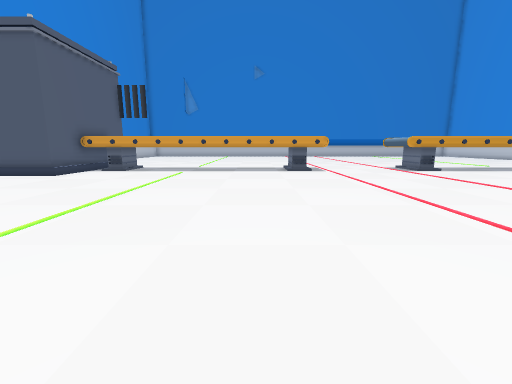
[1] (above)

24 first-person views from a walk through a 3-D level made in the Unity game engine. The camera is 1.2 m above the floor, tilts 10° down and sees 90° across. The floor is counted in squares, 1 m on a side. Each view is taken from the middle of a square. On the plan, view 1 faces up. The plan holds only what a view shows up to about 12 squares ahead; the rest is blank. The place goes on beyond the plan. The player character is not drawn.

[2]
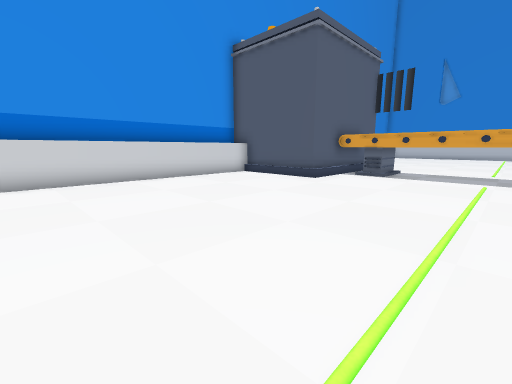

[3]
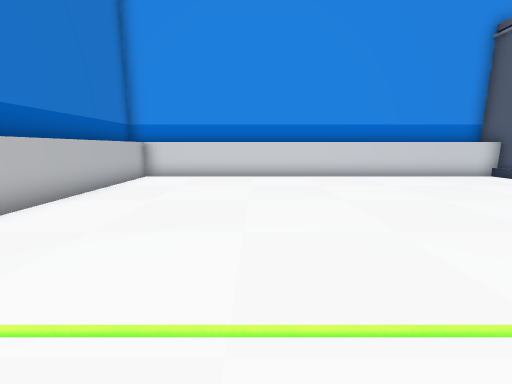

[4]
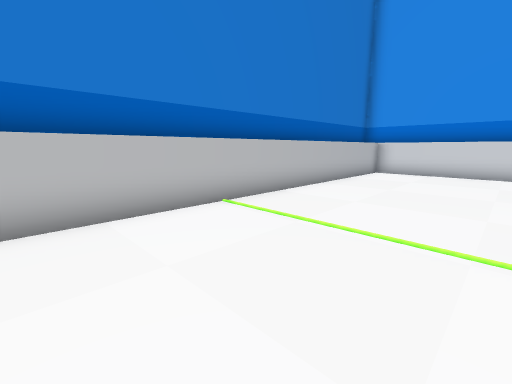

[5]
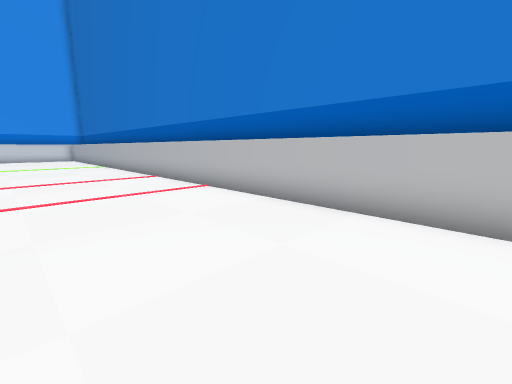

[6]
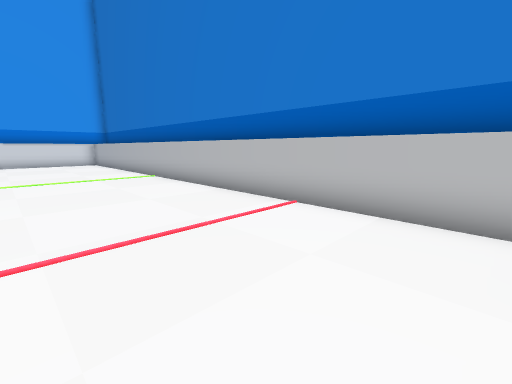

[7]
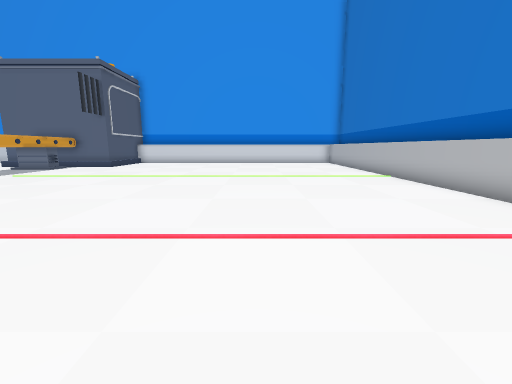

[8]
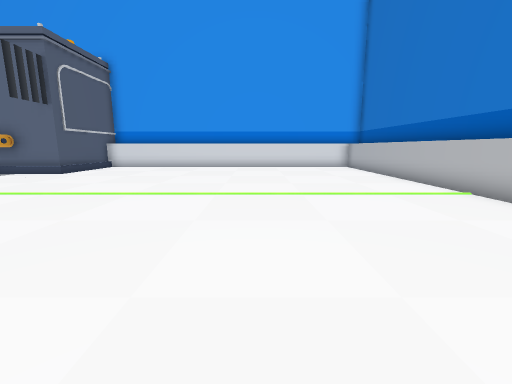

[9]
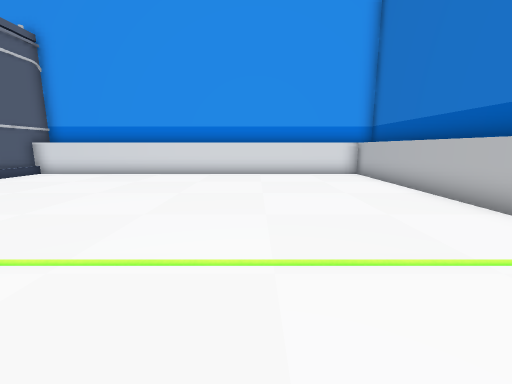

[10]
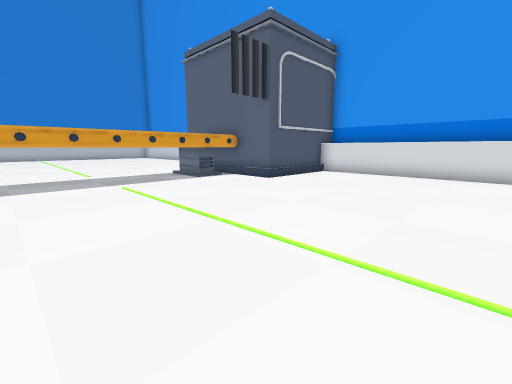

[11]
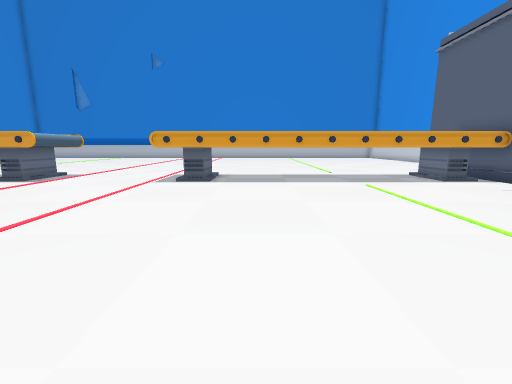

[12]
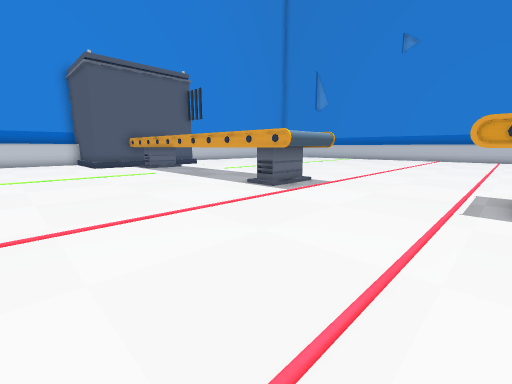

[13]
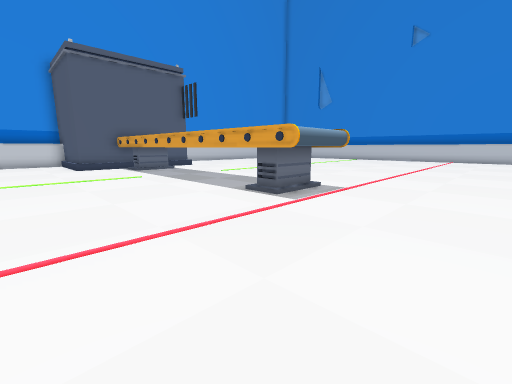

[14]
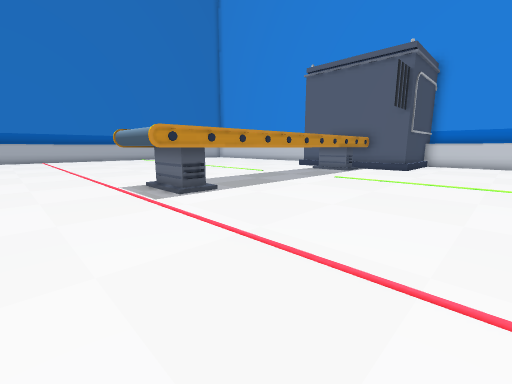

[15]
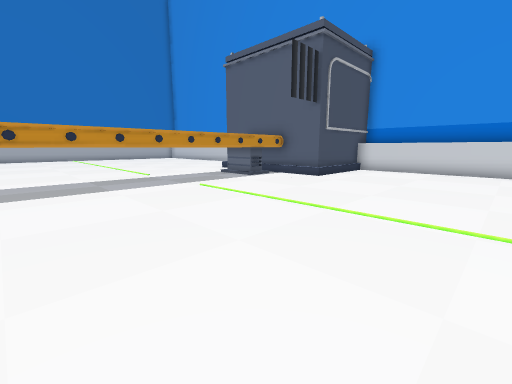

[16]
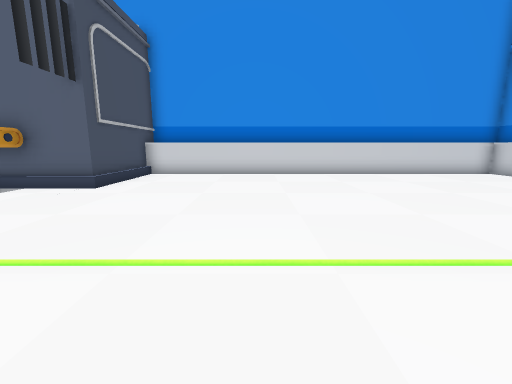

[17]
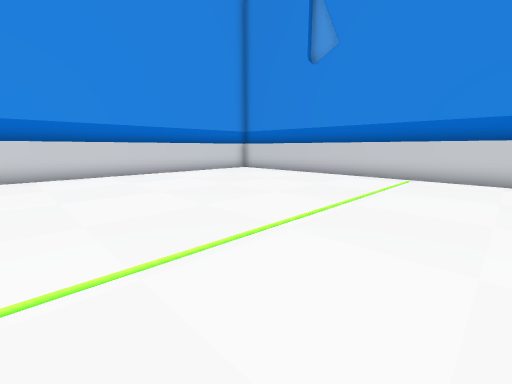

[18]
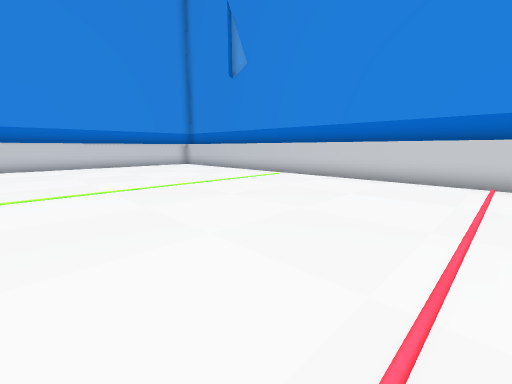

[19]
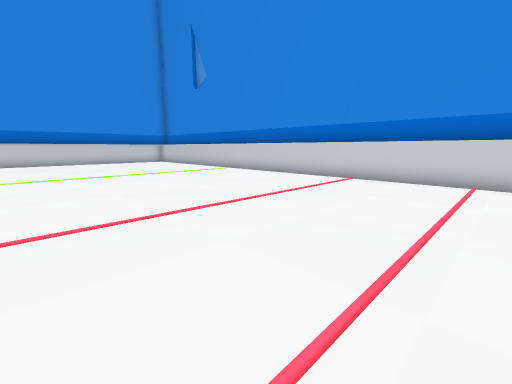

[20]
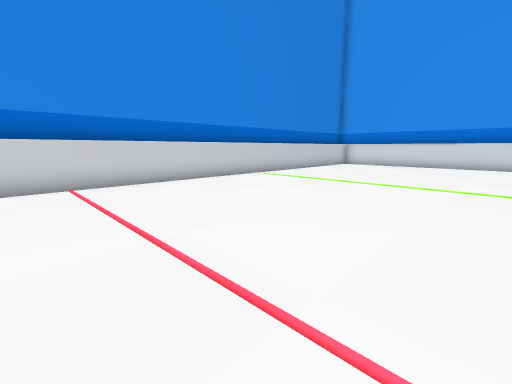

[21]
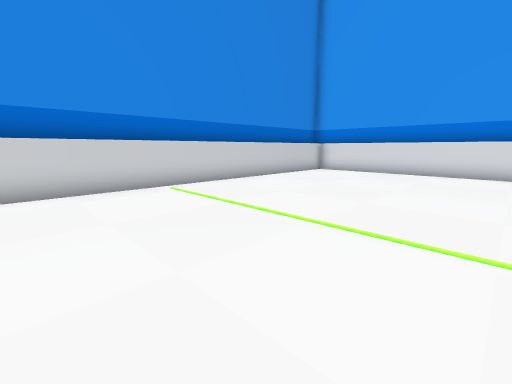

[22]
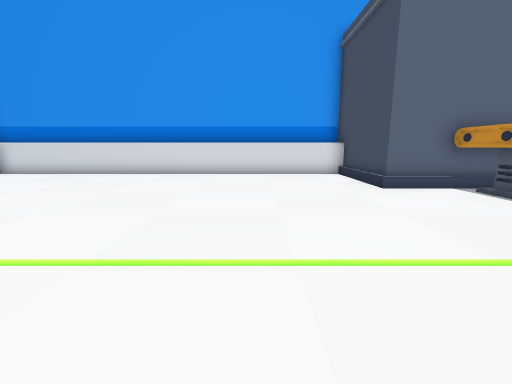

[23]
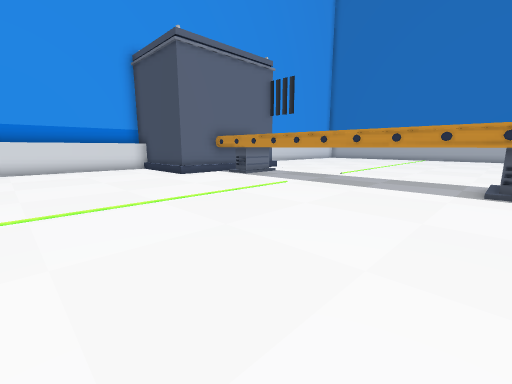

[24]
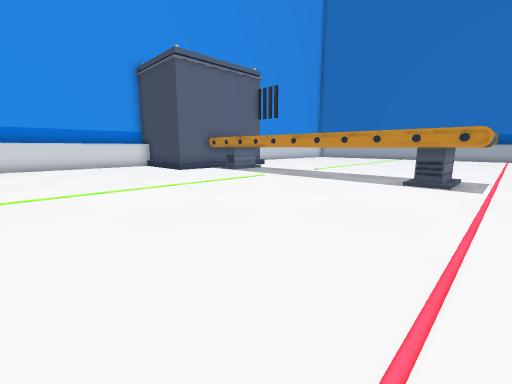

### Floor plan
Key: @ floor where view 1 was taken; # wall or solid block; . floor; ^ raised ledge.
Columns run from 14 left of view 1 to 25 right of it. Each row starts with its distance up from view 1.
 34  #     ############################
 33  ^^   ^^^^^^^^^^^^^^^^^^^^^^^^^^^^^^
 32  ^..  .............................. .^
 31  ^....................................^
 30  ^....................................^
 29  ^....................................^#
 28  ^....................................^#
 27 #^....................................^#
 26 #^....................................^#
 25 #^....................................^#
 24 #^....................................^#
 23 #^....................................^#
 22 #^..............  ....................^#
 21 #^....................................^#
 20 #^....................................^
 19  ^....................................^
 18  ^....................................^
 17  #####............................####^
 16      #............................#
 15      #^^^^^^^^^^^^....^^^^^^^^^^^^#
 14      # ^         ^....^^        ^ #
 13      #^^^^^^^^^^^^....^^^^^^^^^^^^#
 12      #............................#
 11 #^####............................#####
 10 #^....................................^
  9 #^....................................^#
  8 #^....................................^#
  7 #^....................................^#
  6 #^....................................^#
  5 #^....................................^#
  4 #^....................................^#
  3 #^....................................^
  2 #^....................................^
  1 #^....................................^
  0 #^............@.......................^
 -1 #^....................................^
 -2 #^....................................^
 -3 #^....................................^
 -4 #^^^^^^^^^^^^^^^^^^^^^^^^^^^^^^^^^^^^^^
 -5 #######################################

Positions as (right, up) in squares from view 1, and headings:
1: (0, 0), facing up
2: (-3, 2), facing up-left
3: (-2, 1), facing left
4: (0, 1), facing down-left
5: (-3, 1), facing down-right
6: (4, 1), facing down-right
7: (4, 2), facing right
8: (8, 2), facing right
9: (12, 1), facing right
10: (12, 4), facing up-right
11: (11, 4), facing up
12: (8, 7), facing up-left
13: (7, 8), facing up-left
14: (6, 21), facing down-left
15: (1, 23), facing down-left
16: (-1, 22), facing left
17: (-1, 22), facing up-left
18: (4, 23), facing up-left
19: (8, 23), facing up-left
20: (6, 24), facing up-right
21: (11, 25), facing up-right
22: (12, 21), facing right
23: (9, 23), facing down-right
24: (7, 24), facing down-right
